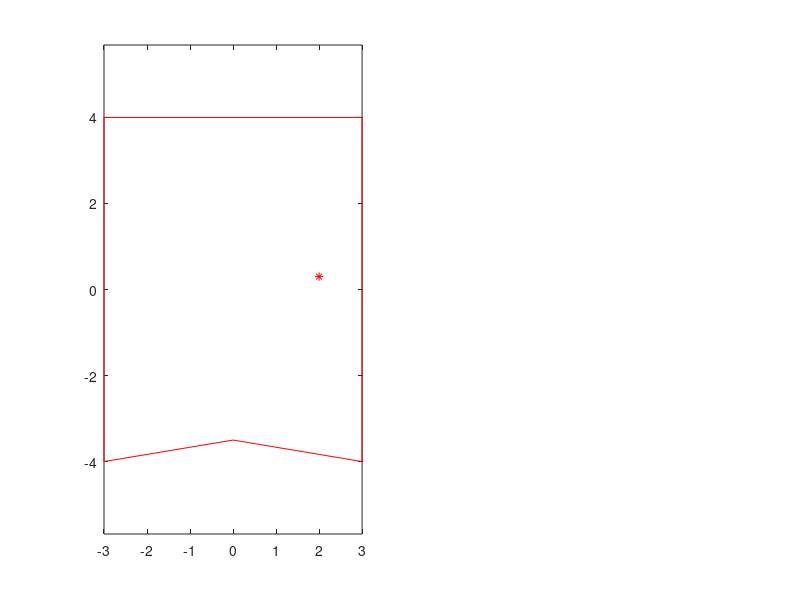

The MATLAB script that drew this image: (Note: this script raises an error after producing the figure.)


numberOfRays = 260;
robotPosition = [2,.3]; % in meters
robotAngle = 0.03; % in radians
noiseMagnitude = .01; % Could have UP TO this amount in meters added to each range
                      % measurement


% Create the map to be scanned.  Each row is [x y x y] and represents a line
% segment.
map = [-3,4,3,4;...  
       3,4,3,-4;...
       3,-4, 0,-3.5;...
       0,-3.5,-3,-4;...
       -3,-4, -3,4];

figure(1)
clf
subplot(1,2,1);

    
 
% plot out the line segments in the actual orientation
for I = 1:size(map,1)
   x = [map(I,1); map(I,3)];
   y = [map(I,2); map(I,4)];
   plot(x,y,'r');
   hold on
end

plot(robotPosition(1),robotPosition(2),'*r');
axis equal

% This is the actual scan
ranges1 = doScan(robotPosition,robotAngle,numberOfRays,noiseMagnitude,map);


% Convert the ranges into X and Y coordinates
scan1 = zeros(numberOfRays,2);
for I = 1:numberOfRays
   angle = 2*pi*(I/numberOfRays);
   scan1(I,:) = [ranges1(I)*cos(angle), ranges1(I)*sin(angle)];
end


% Plot the ranges as the robot sees things.
subplot(1,2,2)
plot(scan1(:,1),scan1(:,2),'b.');
hold on
plot(0,0,'*b');
axis equal



plot(0,0,'*b');





